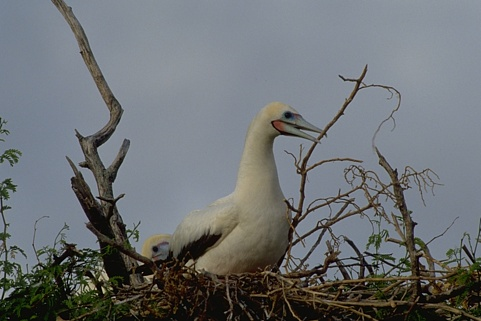
%> input picture Source/Images/im1.jpg, 481 x 321 px; its folder holds 4 pictures in this run
$ octave test.m   (GNU Octave 9; MATLAB toolbox functions it lacks are replaced by stand-ins)
%> lines starting %> are read from the running program, lines starting %| are printed output that depends on the picture; in (x1, y1, x2, y2) boxes, pixels count from 0 and x2, y2 are one past the last pixel; in counts of white or black regions, pixels touching at a corner belong together; the program's own positions count from 1
### Source/compare_segmentations.m
function [z,x,c,v,b,n] =compare_segmentations(imNum)
%> called with imNum = 1

%Compares a predicted image segmentation to human segmentations of the same image.
%The number of the image used is defined by the input parameter "imNum".
%
%Note, this function assumes that images and their corresponding human segmentations
%are stored in a sub-directory "Images" of the current working directory. If they are
%stored elsewhere, change the following to point to the correct location:
ImDir='Images/';

%load image
imFile=[ImDir,'im',int2str(imNum),'.jpg'];
I=im2double(imread(imFile));

%segment image
segPred=segment_image(I); %<<<<<< calls your method for image segmentation

%convert segmentation to a boundary map, if necessary
segPred=round(segPred);
inseg=unique(segPred(:));
if min(inseg)==0 & max(inseg)==1
    %result is a boundary map
    boundariesPred=double(segPred);
else
    %result is a segmentation map
    boundariesPred=double(convert_seg_to_boundaries(segPred)); %convert segmentation map to boundary map
end

%load human segmentations
humanFiles=[ImDir,'im',int2str(imNum),'seg*.png'];
numFiles=length(dir(humanFiles));

for i=1:numFiles
    humanFile=['Images/im',int2str(imNum),'seg',int2str(i),'.png'];
    boundariesHuman(:,:,i)=im2double(imread(humanFile));
end

%evaluate and display results

[f1score,TP,FP,FN]=evaluate(boundariesPred,boundariesHuman);
z= boundariesPred;
x=boundariesHuman;
c=f1score;
v=TP;
b=FP;
n= FN;
% figure(1), clf
% show_results(boundariesPred,boundariesHuman,f1score,TP,FP,FN);

### Source/segment_image.m
function [seg]=segment_image(I)

   seg=sobel(I);

end
function [seg]=sobel(I)
    image_size=size(I);
%> image_size = [321 481 3]
    dimension=numel(image_size);
%> dimension = 3
    if dimension==2
        Ig = I;
    end
    if dimension==3
       Ig = im2gray(I);
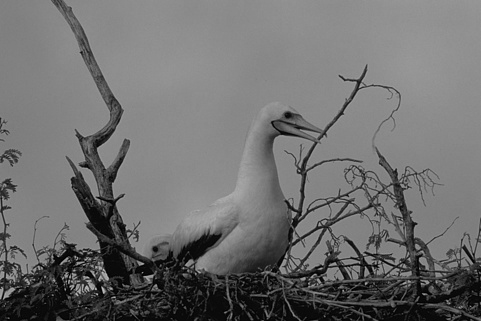
%> Ig: size 321x481 double; min 0, max 0.754, mean 0.438
    end
    ;
    Ig=medfilt2(Ig);
    seg=edge(Ig,"sobel");
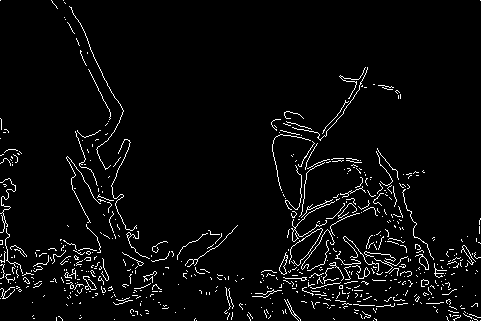
%> seg: size 321x481 logical; 4% white in thin lines or dots
%> in compare_segmentations, `segPred=round(segPred);`: segPred: size 321x481 double; values 0 (black) and 1 (white), 4% white in thin lines or dots
%> in compare_segmentations, `inseg=unique(segPred(:));`: inseg = [0; 1]
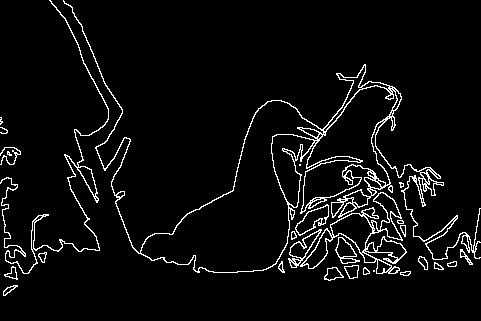
%> input picture Source/Images/im1seg1.png, 481 x 321 px
%> in compare_segmentations, `boundariesHuman(:,:,i)=im2double(imread(humanFile));`: boundariesHuman: size 321x481 double; values 0 (black) and 1 (white), 4.9% white in thin lines or dots
%> pass 3 of the loop in compare_segmentations, `for i=1:numFiles`:
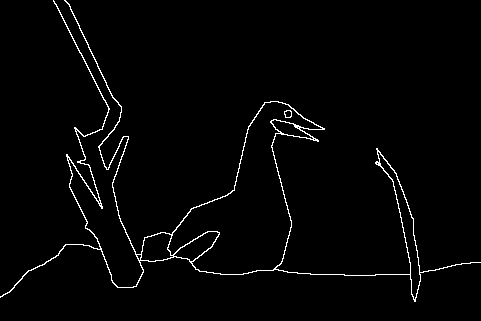
%> input picture Source/Images/im1seg3.png, 481 x 321 px
%> in compare_segmentations, `boundariesHuman(:,:,i)=im2double(imread(humanFile));`:
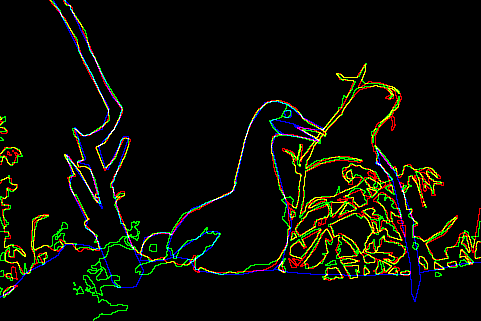
%> boundariesHuman: size 321x481x3 double; mean R, G, B 0.0485, 0.055, 0.0197


end

% [25 lines left out: functions intensity_change_detection, Dog, Can, not called in this run]

%get Blue min yellow part
% [6 lines left out: function BY, not called in this run]

### Source/evaluate.m
function [f1score,TP,FP,FN]=evaluate(boundariesPred,boundariesHuman)
%Returns the f1score quantifying the quality of the match between predicted
%and human image segmentations.
%
%Note both inputs are assumed to show the boundaries between image regions.

r=3; %set tolerance for boundary matching
neighbourhood=strel('disk',r,0);

%make dilated and thinned versions of boundaries
boundariesPredThin = boundariesPred.*bwmorph(boundariesPred,'thin',inf);
%> boundariesPredThin: size 321x481 double; values 0 (black) and 1 (white), 3.9% white in thin lines or dots
boundariesHumanThin = prod(imdilate(boundariesHuman,neighbourhood),3);
%> boundariesHumanThin: size 321x481 double; values 0 (black) and 1 (white), 6.7% white; 15 white regions (3 under 20 px), largest, box (x1, y1, x2, y2) and area: (61, 0, 328, 275) 5142, (50, 0, 112, 254) 2526, (321, 268, 413, 279) 532
boundariesHumanThin = boundariesHumanThin.*bwmorph(boundariesHumanThin,'thin',inf);
%> boundariesHumanThin: size 321x481 double; values 0 (black) and 1 (white), 1.1% white in thin lines or dots
boundariesPredThick = imdilate(boundariesPred,neighbourhood);
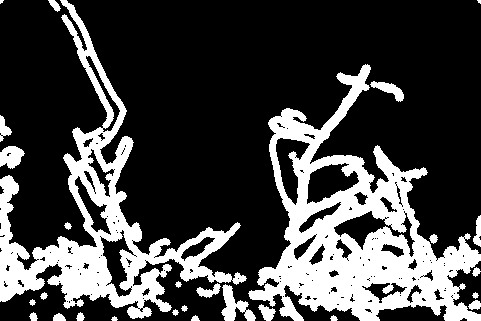
%> boundariesPredThick: size 321x481 double; values 0 (black) and 1 (white), 26.1% white; 28 white regions (2 under 20 px), largest, box (x1, y1, x2, y2) and area: (248, 64, 481, 321) 21736, (0, 0, 247, 319) 15803, (221, 284, 256, 321) 579
boundariesHumanThick = max(imdilate(boundariesHuman,neighbourhood),[],3);
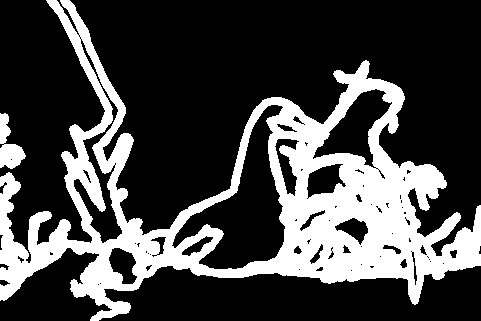
%> boundariesHumanThick: size 321x481 double; values 0 (black) and 1 (white), 27.2% white; 2 white regions, box (x1, y1, x2, y2) and area: (0, 0, 481, 321) 41285, (0, 113, 26, 169) 751

%Calculate statistics
%true positives: pixels from predicted boundary that match pixels from any human boundary
%(human boundaries dilated to allow tolerance to match location)
TP=boundariesPredThin.*boundariesHumanThick;
%> TP: size 321x481 double; values 0 (black) and 1 (white), 2.9% white in thin lines or dots
%false positives: pixels that are predicted but do not match any human boundary
FP=max(0,boundariesPred-boundariesHumanThick);
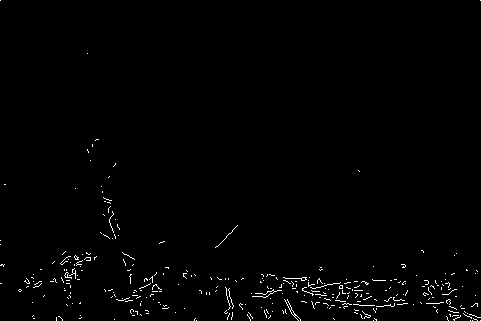
%> FP: size 321x481 double; values 0 (black) and 1 (white), 1.1% white in thin lines or dots
%false negatives: human boundary pixels that do not match predicted boundary
%(predicted boundaries dilated to allow tolerance to match location)
FN=max(0,boundariesHumanThin-boundariesPredThick);
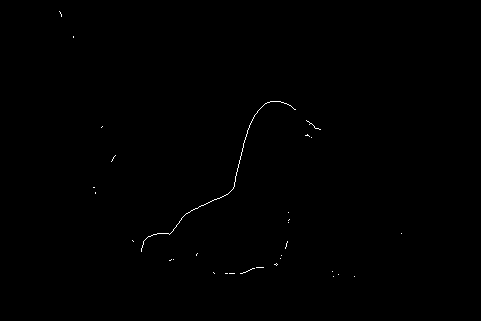
%> FN: size 321x481 double; values 0 (black) and 1 (white), 0.22% white in thin lines or dots, all inside (x1, y1, x2, y2) = (59, 11, 402, 277)

numTP=sum(TP(:));
%> numTP = 4430
numFP=sum(FP(:));
%> numFP = 1655
numFN=sum(FN(:));
%> numFN = 332

f1score=2*numTP/(2*numTP+numFP+numFN);
%> f1score = 0.817

### Source/test.m
clc
clear
close all
q = struct('z','x','c','v','b','n');
q=compare_segmentations(1);
%> (the run ends here)
